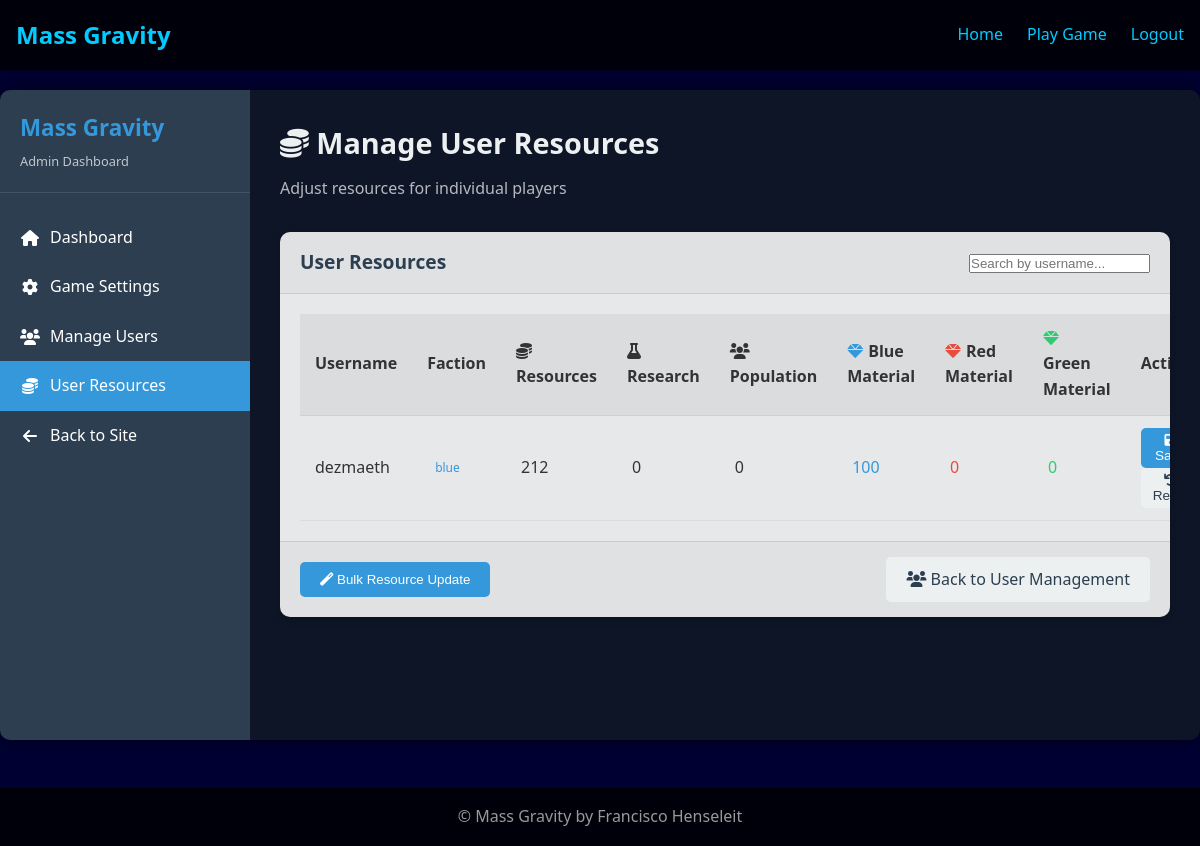
The page /admin/user_resources (signed in) on the database as committed earlier.
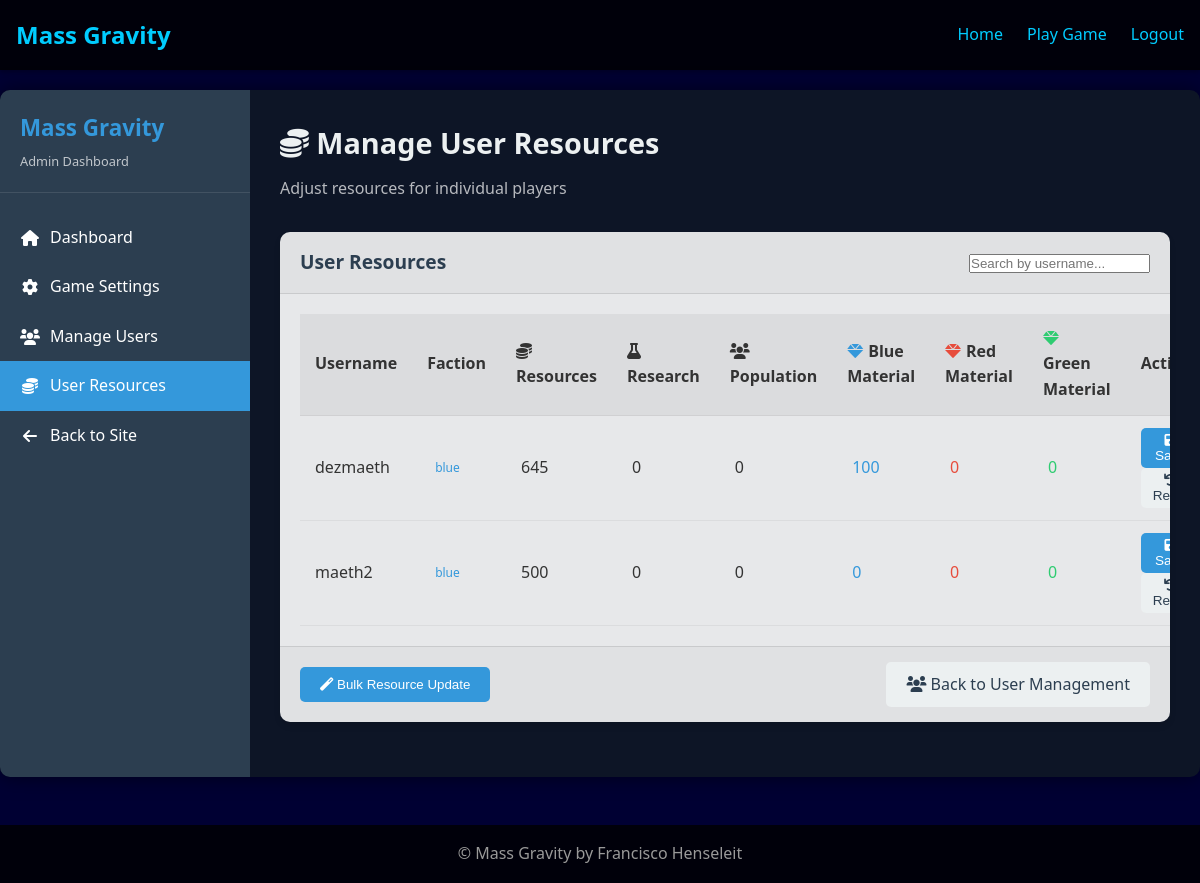
The same page on the database as committed later.
### flask_app/models/user.py (models this page shows, shortened)
class User(UserMixin, db.Model):
    id = db.Column(db.Integer, primary_key=True)
    username = db.Column(db.String(64), unique=True, index=True)
    email = db.Column(db.String(120), unique=True, index=True)
    password_hash = db.Column(db.String(128))
    faction = db.Column(db.String(10), nullable=False)
    game_data = db.Column(db.Text, default="{}")

### flask_app/routes/admin.py (the view)
@admin.route('/user_resources', methods=['GET'])
@login_required
@admin_required
def user_resources():
    users = User.query.all()
    user_data = []
    for user in users:
        try:
            game_data = json.loads(user.game_data) if user.game_data else {}
            resources = game_data.get('resources', 0)
            research_points = game_data.get('research_points', 0)
            population = game_data.get('population', 0)
            blue_material = game_data.get('materials', {}).get('blue', 0)
            red_material = game_data.get('materials', {}).get('red', 0)
            green_material = game_data.get('materials', {}).get('green', 0)
            user_entry = {
                'id': user.id,
                'username': user.username,
                'faction': user.faction,
                'resources': resources,
                'research_points': research_points,
                'population': population,
                'blue_material': blue_material,
                'red_material': red_material,
                'green_material': green_material
            }
            user_data.append(user_entry)
        except (json.JSONDecodeError, KeyError):
            user_data.append({
                'id': user.id,
                'username': user.username,
                'faction': user.faction,
                'resources': 0,
                'research_points': 0,
                'population': 0,
                'blue_material': 0,
                'red_material': 0,
                'green_material': 0
            })
    return render_template('admin/user_resources.html', users=user_data)

### flask_app/models/user.py (called while the page is built)
@login_manager.user_loader
def load_user(user_id):
    return User.query.get(int(user_id))

### flask_app/routes/admin.py (called while the page is built)
def admin_required(f):
    @functools.wraps(f)
    def decorated_function(*args, **kwargs):
        if not current_user.is_authenticated or current_user.id != 1:
            flash('Admin access required')
            return redirect(url_for('main.index'))
        return f(*args, **kwargs)
    return decorated_function

### flask_app/templates/admin/user_resources.html (shortened to what this page needs)
{% extends 'base.html' %}
{% block head %}
<link rel="stylesheet" href="{{ url_for('static', filename='css/admin.css') }}">
<link rel="stylesheet" href="https://cdnjs.cloudflare.com/ajax/libs/font-awesome/6.0.0/css/all.min.css">
{% endblock %}
{% block content %}
<div class="admin-container">
    <div class="admin-sidebar">
        <div class="admin-sidebar-header">
            <h3>Mass Gravity</h3>
            <p>Admin Dashboard</p>
        </div>
        <ul class="admin-menu">
            <li><a href="{{ url_for('admin.index') }}"><i class="fas fa-home"></i> Dashboard</a></li>
            <li><a href="{{ url_for('admin.settings') }}"><i class="fas fa-cog"></i> Game Settings</a></li>
            <li><a href="{{ url_for('admin.users') }}"><i class="fas fa-users"></i> Manage Users</a></li>
            <li><a href="{{ url_for('admin.user_resources') }}" class="active"><i class="fas fa-coins"></i> User Resources</a></li>
            <li><a href="{{ url_for('main.index') }}"><i class="fas fa-arrow-left"></i> Back to Site</a></li>
        </ul>
    </div>
    <div class="admin-content">
        <div class="admin-content-header">
            <h2><i class="fas fa-coins"></i> Manage User Resources</h2>
            <p>Adjust resources for individual players</p>
        </div>
        <div class="admin-card">
            <div class="admin-card-header">
                <h3>User Resources</h3>
                <div>
                    <input type="text" id="userSearch" placeholder="Search by username..." class="admin-form-control">
                </div>
            </div>
            <div class="admin-card-body">
                <table class="admin-table" id="resourcesTable">
                    <thead>
                        <tr>
                            <th>Username</th>
                            <th>Faction</th>
                            <th>
                                <i class="fas fa-coins resource-icon"></i>Resources
                            </th>
                            <th>
                                <i class="fas fa-flask resource-icon"></i>Research
                            </th>
                            <th>
                                <i class="fas fa-users resource-icon"></i>Population
                            </th>
                            <th>
                                <i class="fas fa-gem resource-icon faction-blue"></i>Blue Material
                            </th>
                            <th>
                                <i class="fas fa-gem resource-icon faction-red"></i>Red Material
                            </th>
                            <th>
                                <i class="fas fa-gem resource-icon faction-green"></i>Green Material
                            </th>
                            <th>Actions</th>
                        </tr>
                    </thead>
                    <tbody>
                        {% for user in users %}
                        <tr class="user-row" data-user-id="{{ user.id }}">
                            <td>{{ user.username }}</td>
                            <td>
                                <span class="admin-badge faction-{{ user.faction }}">{{ user.faction }}</span>
                            </td>
                            <td class="resource-cell" data-resource="resources">
                                <span class="resource-value">{{ user.resources|int }}</span>
                            </td>
                            <td class="resource-cell" data-resource="research_points">
                                <span class="resource-value">{{ user.research_points|int }}</span>
                            </td>
                            <td class="resource-cell" data-resource="population">
                                <span class="resource-value">{{ user.population|int }}</span>
                            </td>
                            <td class="resource-cell" data-resource="blue_material">
                                <span class="resource-value faction-blue">{{ user.blue_material|int }}</span>
                            </td>
                            <td class="resource-cell" data-resource="red_material">
                                <span class="resource-value faction-red">{{ user.red_material|int }}</span>
                            </td>
                            <td class="resource-cell" data-resource="green_material">
                                <span class="resource-value faction-green">{{ user.green_material|int }}</span>
                            </td>
                            <td>
                                <button class="admin-btn admin-btn-sm admin-btn-primary save-row-btn" disabled>
                                    <i class="fas fa-save"></i> Save
                                </button>
                                <button class="admin-btn admin-btn-sm admin-btn-secondary reset-row-btn" disabled>
                                    <i class="fas fa-undo"></i> Reset
                                </button>
                            </td>
                        </tr>
                        {% endfor %}
                    </tbody>
                </table>
            </div>
            <div class="admin-card-footer">
                <div class="admin-flex-between">
                    <div>
                        <button id="bulkResourceBtn" class="admin-btn admin-btn-primary">
                            <i class="fas fa-magic"></i> Bulk Resource Update
                        </button>
                    </div>
                    <div>
                        <a href="{{ url_for('admin.users') }}" class="admin-btn admin-btn-secondary">
                            <i class="fas fa-users"></i> Back to User Management
                        </a>
                    </div>
                </div>
            </div>
        </div>
    </div>
</div>
{% endblock %}

### flask_app/templates/base.html (shortened to what this page needs)
<!DOCTYPE html>
<html lang="en">
<head>
    <link rel="stylesheet" href="{{ url_for('static', filename='css/main.css') }}">
    {% block head %}{% endblock %}
</head>
<body>
    <header>
        <nav>
            <div class="brand">Mass Gravity</div>
            <ul>
                <li><a href="{{ url_for('main.index') }}">Home</a></li>
                {% if current_user.is_authenticated %}
                <li><a href="{{ url_for('main.game') }}">Play Game</a></li>
                <li><a href="{{ url_for('auth.logout') }}">Logout</a></li>
                {% else %}
                <li><a href="{{ url_for('auth.login') }}">Login</a></li>
                <li><a href="{{ url_for('auth.register') }}">Register</a></li>
                {% endif %}
            </ul>
        </nav>
    </header>
    {% block content %}{% endblock %}
    <footer>
        <p>&copy; Mass Gravity by Francisco Henseleit</p>
    </footer>
</body>
</html>

### flask_app/static/css/main.css (style rules this page uses)
:root { --primary-color: #0066cc; --accent-color: #00ccff; --dark-color: #000033; --light-color: #e6f7ff; --font-main: 'Segoe UI', Tahoma, Geneva, Verdana, sans-serif; }
* { box-sizing: border-box; margin: 0; padding: 0; }
body { font-family: var(--font-main); line-height: 1.6; color: #f0f0f0; background-color: var(--dark-color); background-image: url('../img/galaxy_starfield.png'); background-size: cover; min-height: 100vh; }
a { color: var(--accent-color); text-decoration: none; }
header { background-color: rgba(0, 0, 0, 0.8); padding: 1rem 0; box-shadow: 0 2px 5px rgba(0, 0, 0, 0.3); }
nav { display: flex; justify-content: space-between; align-items: center; max-width: 1200px; margin: 0 auto; padding: 0 1rem; }
.brand { font-size: 1.5rem; font-weight: bold; color: var(--accent-color); }
nav ul { display: flex; list-style: none; }
nav ul li { margin-left: 1.5rem; }
footer { text-align: center; padding: 1rem 0; background-color: rgba(0, 0, 0, 0.8); color: #999; margin-top: 3rem; }

### flask_app/static/css/admin.css (style rules this page uses)
:root { --admin-primary: #2c3e50; --admin-secondary: #34495e; --admin-accent: #3498db; --admin-success: #2ecc71; --admin-warning: #f39c12; --admin-danger: #e74c3c; --admin-light: #ecf0f1; --admin-dark: #2c3e50; --admin-text: #333; --admin-panel-bg: rgba(255, 255, 255, 0.9); --admin-sidebar-width: 250px; }
.admin-container { display: flex; min-height: calc(100vh - 150px); background-color: rgba(0, 10, 20, 0.8); margin: 20px auto; border-radius: 10px; overflow: hidden; box-shadow: 0 0 20px rgba(0, 0, 0, 0.5); max-width: 1400px; }
.admin-sidebar { width: var(--admin-sidebar-width); background-color: var(--admin-dark); color: white; padding: 20px 0; flex-shrink: 0; }
.admin-sidebar-header { padding: 0 20px 20px; border-bottom: 1px solid rgba(255, 255, 255, 0.1); margin-bottom: 20px; }
.admin-sidebar-header h3 { color: var(--admin-accent); margin: 0; font-size: 1.4rem; }
.admin-sidebar-header p { margin: 5px 0 0; font-size: 0.8rem; opacity: 0.7; }
.admin-menu { list-style: none; padding: 0; margin: 0; }
.admin-menu li { padding: 0; }
.admin-menu li a { display: block; padding: 12px 20px; color: white; text-decoration: none; transition: all 0.3s; display: flex; align-items: center; }
.admin-menu li a.active { background-color: var(--admin-accent); color: white; }
.admin-menu li a i { margin-right: 10px; width: 20px; text-align: center; }
.admin-content { flex-grow: 1; padding: 30px; background-color: rgba(240, 245, 255, 0.05); overflow-y: auto; }
.admin-content-header { margin-bottom: 30px; }
.admin-content-header h2 { color: var(--admin-light); margin: 0 0 10px; font-size: 1.8rem; }
.admin-content-header p { color: rgba(255, 255, 255, 0.7); margin: 0; }
.admin-card { background-color: var(--admin-panel-bg); border-radius: 10px; box-shadow: 0 4px 6px rgba(0, 0, 0, 0.1); margin-bottom: 25px; overflow: hidden; color: var(--admin-text); }
.admin-card-header { padding: 15px 20px; background-color: rgba(0, 0, 0, 0.03); border-bottom: 1px solid rgba(0, 0, 0, 0.1); display: flex; justify-content: space-between; align-items: center; }
.admin-card-header h3 { margin: 0; font-size: 1.2rem; color: var(--admin-dark); }
.admin-card-body { padding: 20px; }
.admin-card-footer { padding: 15px 20px; background-color: rgba(0, 0, 0, 0.03); border-top: 1px solid rgba(0, 0, 0, 0.1); }
.admin-table { width: 100%; border-collapse: collapse; }
.admin-table th { text-align: left; padding: 12px 15px; background-color: rgba(0, 0, 0, 0.05); border-bottom: 1px solid rgba(0, 0, 0, 0.1); font-weight: 600; }
.admin-table td { padding: 12px 15px; border-bottom: 1px solid rgba(0, 0, 0, 0.05); }
.admin-btn { display: inline-block; padding: 10px 20px; border-radius: 5px; font-weight: 500; cursor: pointer; transition: all 0.3s; text-decoration: none; border: none; }
.admin-btn-primary { background-color: var(--admin-accent); color: white; }
.admin-btn-secondary { background-color: var(--admin-light); color: var(--admin-dark); }
.admin-btn-sm { padding: 5px 10px; font-size: 0.85rem; }
.admin-flex-between { display: flex; justify-content: space-between; align-items: center; }
.admin-badge { display: inline-block; padding: 3px 8px; border-radius: 15px; font-size: 0.75rem; font-weight: 500; }

### flask_app/templates/admin/user_resources.html (style rules this page uses)
.resource-cell { position: relative; }
.resource-value { cursor: pointer; padding: 5px; border-radius: 4px; transition: background-color 0.2s; }
.faction-blue { color: #3498db; }
.faction-red { color: #e74c3c; }
.faction-green { color: #2ecc71; }
.resource-icon { margin-right: 5px; }

Rows that differ between the two databases and show on the page:
changed User "dezmaeth": resources "212" → "645"
added User: username "maeth2", faction "blue", resources "500", research_points "0", population "0", blue_material "0", red_material "0", green_material "0"
